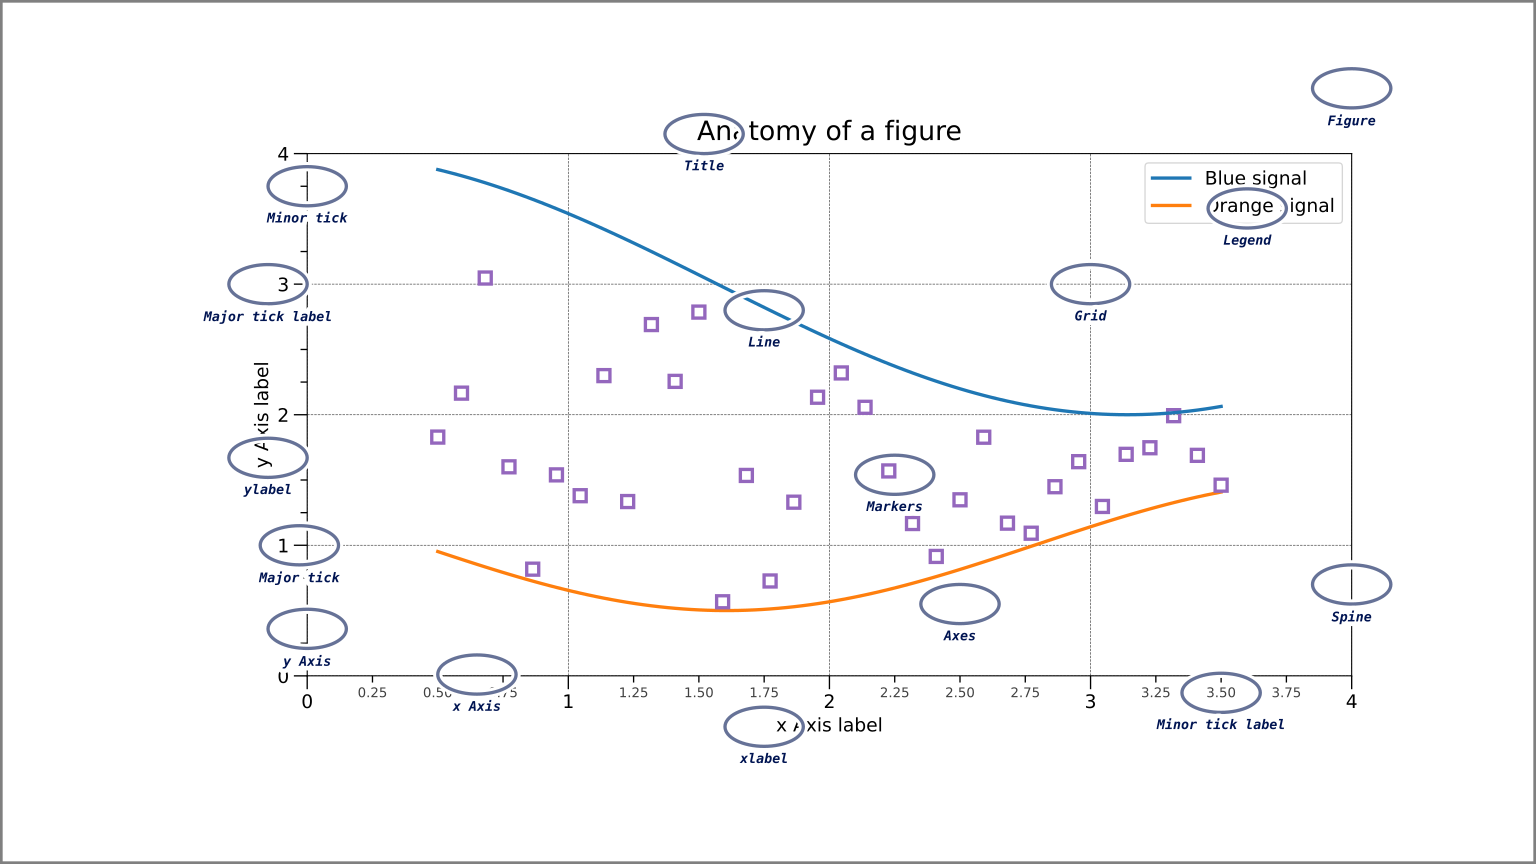

Write the Python code that produced this figure.
import matplotlib.pyplot as plt
import numpy as np

from matplotlib.patches import Circle
from matplotlib.patheffects import withStroke
from matplotlib.ticker import AutoMinorLocator, MultipleLocator

royal_blue = [0, 20/256, 82/256]


# make the figure

np.random.seed(19680801)

X = np.linspace(0.5, 3.5, 100)
Y1 = 3+np.cos(X)
Y2 = 1+np.cos(1+X/0.75)/2
Y3 = np.random.uniform(Y1, Y2, len(X))

fig = plt.figure(figsize=(16, 9))
ax = fig.add_axes([0.2, 0.17, 0.68, 0.7], aspect=0.5)

ax.xaxis.set_major_locator(MultipleLocator(1.000))
ax.xaxis.set_minor_locator(AutoMinorLocator(4))
ax.yaxis.set_major_locator(MultipleLocator(1.000))
ax.yaxis.set_minor_locator(AutoMinorLocator(4))
ax.xaxis.set_minor_formatter("{x:.2f}")

ax.set_xlim(0, 4)
ax.set_ylim(0, 4)

ax.tick_params(which='major', width=1.0, length=10, labelsize=14)
ax.tick_params(which='minor', width=1.0, length=5, labelsize=10,
               labelcolor='0.25')

ax.grid(linestyle="--", linewidth=0.5, color='.25', zorder=-10)

ax.plot(X, Y1, c='C0', lw=2.5, label="Blue signal", zorder=10)
ax.plot(X, Y2, c='C1', lw=2.5, label="Orange signal")
ax.plot(X[::3], Y3[::3], linewidth=0, markersize=9,
        marker='s', markerfacecolor='none', markeredgecolor='C4',
        markeredgewidth=2.5)

ax.set_title("Anatomy of a figure", fontsize=20, verticalalignment='bottom')
ax.set_xlabel("x Axis label", fontsize=14)
ax.set_ylabel("y Axis label", fontsize=14)
ax.legend(loc="upper right", fontsize=14)


# Annotate the figure

def annotate(x, y, text, code=None):
    # Circle marker
    c = Circle((x, y), radius=0.15, clip_on=False, zorder=10, linewidth=2.5,
               edgecolor=royal_blue + [0.6], facecolor='none',
               path_effects=[withStroke(linewidth=7, foreground='white')])
    ax.add_artist(c)

    # use path_effects as a background for the texts
    # draw the path_effects and the colored text separately so that the
    # path_effects cannot clip other texts
    for path_effects in [[withStroke(linewidth=7, foreground='white')], []]:
        color = 'white' if path_effects else royal_blue
        ax.text(x, y-0.2, text, zorder=100,
                ha='center', va='top', weight='bold', color=color,
                style='italic', fontfamily='monospace',
                path_effects=path_effects)

        color = 'white' if path_effects else 'black'
        ax.text(x, y-0.33, code, zorder=100,
                ha='center', va='top', weight='normal', color=color,
                fontfamily='monospace', fontsize='medium',
                path_effects=path_effects)


annotate( 3.5,  -0.13, "Minor tick label")
annotate(-0.03,  1.00, "Major tick"      )
annotate( 0.00,  3.75, "Minor tick"      )
annotate(-0.15,  3.00, "Major tick label")
annotate( 1.75, -0.39, "xlabel"          )
annotate(-0.15,  1.67, "ylabel"          )
annotate( 1.52,  4.15, "Title"           )
annotate( 1.75,  2.80, "Line"            )
annotate( 2.25,  1.54, "Markers"         )
annotate( 3.00,  3.00, "Grid"            )
annotate( 3.60,  3.58, "Legend"          )
annotate( 2.50,  0.55, "Axes"            )
annotate( 4.00,  4.50, "Figure"          )
annotate( 0.65,  0.01, "x Axis"          )
annotate( 0.00,  0.36, "y Axis"          )
annotate( 4.00,  0.70, "Spine"           )

# frame around figure
fig.patch.set(linewidth=4, edgecolor='0.5')
plt.savefig("anatomy_of_a_figure.svg")
